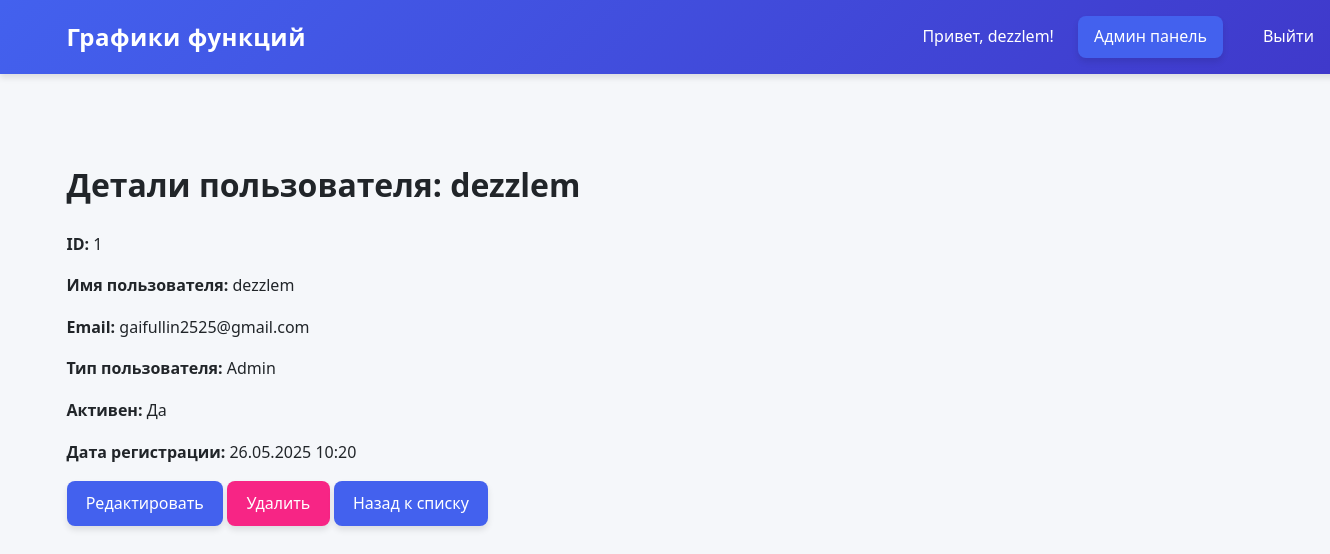
The page /admin-panel/users/1/ (signed in) on the database as committed earlier.
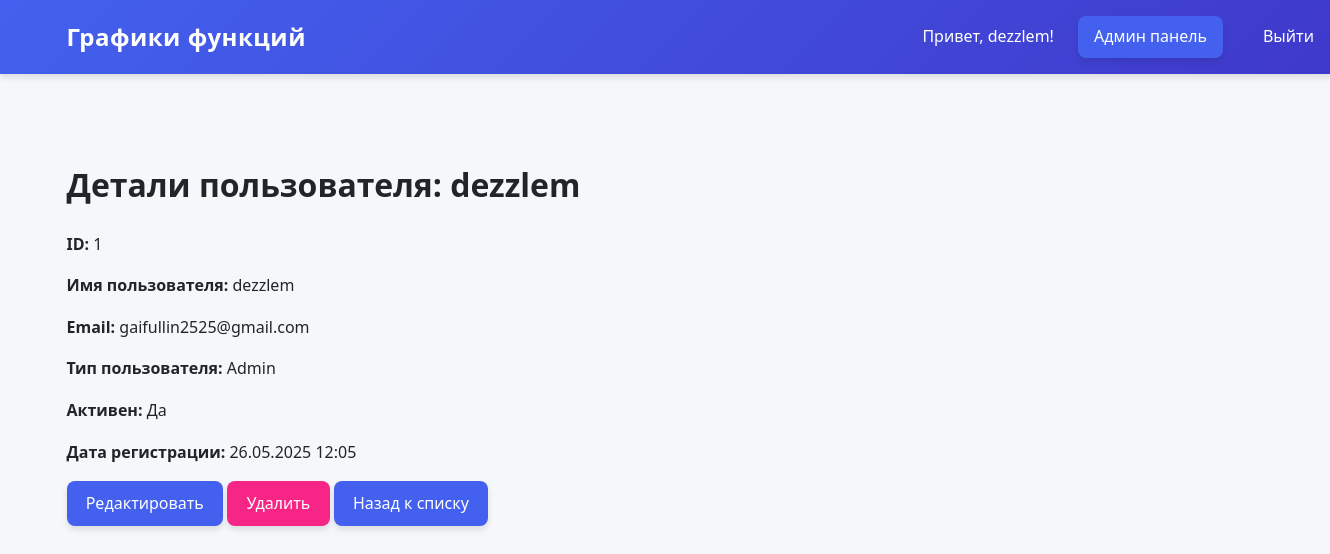
The same page on the database as committed later.
### graphs/models.py (models this page shows, shortened)
class CustomUser(AbstractUser):
    USER_TYPE_CHOICES = (
        ('admin', 'Admin'),
        ('registered', 'Registered'),
        ('guest', 'Guest'),
    )
    user_type = models.CharField(
        max_length=20,
        choices=USER_TYPE_CHOICES,
        default='registered'  # Установите registered по умолчанию
    )
    email = models.EmailField(unique=True)

### graphs/views.py (the view)
# urls.py: path('admin-panel/users/<int:pk>/', views.user_detail, name='user_detail'),
@login_required
@user_passes_test(is_admin)
def user_detail(request, pk):
    user = get_object_or_404(CustomUser, pk=pk)
    return render(request, 'graphs/user_detail.html', {'user': user})

### graphs/views.py (called while the page is built)
def is_admin(user):
    return user.user_type == 'admin'

### templates/graphs/user_detail.html
{% extends 'graphs/base.html' %}
{% block content %}
<div class="user-detail">
    <h1>Детали пользователя: {{ user.username }}</h1>
    <div class="user-info">
        <p><strong>ID:</strong> {{ user.id }}</p>
        <p><strong>Имя пользователя:</strong> {{ user.username }}</p>
        <p><strong>Email:</strong> {{ user.email }}</p>
        <p><strong>Тип пользователя:</strong> {{ user.get_user_type_display }}</p>
        <p><strong>Активен:</strong> {{ user.is_active|yesno:"Да,Нет" }}</p>
        <p><strong>Дата регистрации:</strong> {{ user.date_joined|date:"d.m.Y H:i" }}</p>
    </div>
    <div class="actions">
        <a href="{% url 'edit_user' user.pk %}" class="btn">Редактировать</a>
        <a href="{% url 'delete_user' user.pk %}" class="btn btn-danger">Удалить</a>
        <a href="{% url 'user_list' %}" class="btn">Назад к списку</a>
    </div>
</div>
{% endblock %}

### templates/graphs/base.html (shortened to what this page needs)
<!DOCTYPE html>
<html lang="ru">
<head>
</head>
<body>
    <nav class="navbar">
    <a href="{% url 'graph_list' %}" class="navbar-brand">Графики функций</a>
    <div class="nav-links">
        {% if user.is_authenticated %}
            <span style="color: white;">Привет, {{ user.username }}!</span>
            {% if user.user_type == 'admin' %}
                <a href="{% url 'user_list' %}" class="btn">Админ панель</a>
            {% endif %}
            <a href="{% url 'logout' %}">Выйти</a>
        {% else %}
            <div class="auth-links">
                <a href="{% url 'login' %}">Вход</a>
                <a href="{% url 'register' %}">Регистрация</a>
            </div>
        {% endif %}
    </div>
</nav>
    <main>
        {% block content %}{% endblock %}
    </main>
</body>
</html>

Rows that differ between the two databases and show on the page:
changed CustomUser "dezzlem": date_joined "26.05.2025 10:20" → "26.05.2025 12:05"
